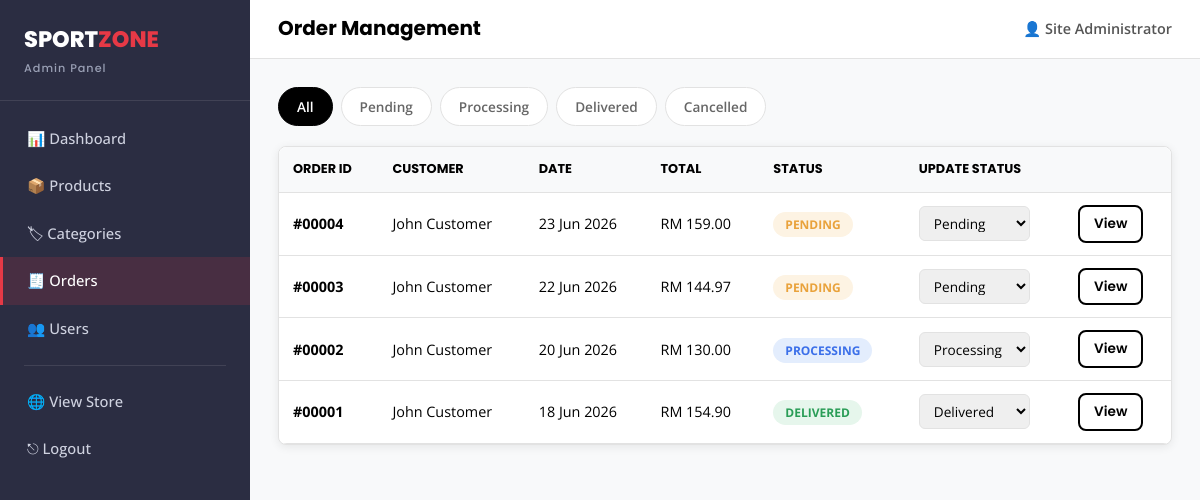
The app's page /admin/orders.php (signed in) with its own data.
### tables this page shows
CREATE TABLE orders (
    order_id        INT AUTO_INCREMENT PRIMARY KEY,
    user_id         INT NOT NULL,
    full_name       VARCHAR(100) NOT NULL,
    phone           VARCHAR(20) NOT NULL,
    address         VARCHAR(255) NOT NULL,
    city            VARCHAR(50) NOT NULL,
    postal_code     VARCHAR(20) NOT NULL,
    payment_method  ENUM('cod','card') NOT NULL DEFAULT 'cod',
    subtotal        DECIMAL(10,2) NOT NULL,
    shipping_fee    DECIMAL(10,2) NOT NULL DEFAULT 0,
    discount_code   VARCHAR(30) DEFAULT NULL,
    discount_amount DECIMAL(10,2) NOT NULL DEFAULT 0,
    total           DECIMAL(10,2) NOT NULL,
    status          ENUM('Pending','Processing','Delivered','Cancelled') NOT NULL DEFAULT 'Pending',
    created_at      TIMESTAMP DEFAULT CURRENT_TIMESTAMP,
    FOREIGN KEY (user_id) REFERENCES users(user_id) ON DELETE CASCADE
);

### includes/functions.php (called while the page is built, shortened)
<?php
function sanitize($data) {
    return htmlspecialchars(trim($data), ENT_QUOTES, 'UTF-8');
}
function money($amount) {
    return CURRENCY . ' ' . number_format((float) $amount, 2);
}

### admin/orders.php (the view, shortened to what this page needs)
<?php
require_once __DIR__ . '/../includes/db_connect.php';
require_once __DIR__ . '/../includes/functions.php';
$filter = $_GET['status'] ?? '';
$where = '';
$sql = "SELECT * FROM orders $where ORDER BY created_at DESC";
$stmt = $conn->prepare($sql);
$stmt->execute();
$orders = $stmt->get_result();
include __DIR__ . '/includes/admin_header.php';
?>
<div class="admin-filter-tabs mb-2">
    <a href="orders.php" class="<?= $filter === '' ? 'active' : '' ?>">All</a>
    <a href="orders.php?status=Pending" class="<?= $filter === 'Pending' ? 'active' : '' ?>">Pending</a>
    <a href="orders.php?status=Processing" class="<?= $filter === 'Processing' ? 'active' : '' ?>">Processing</a>
    <a href="orders.php?status=Delivered" class="<?= $filter === 'Delivered' ? 'active' : '' ?>">Delivered</a>
    <a href="orders.php?status=Cancelled" class="<?= $filter === 'Cancelled' ? 'active' : '' ?>">Cancelled</a>
</div>
<div class="panel" style="padding:0;">
    <div class="table-wrap" style="border:none;">
        <table class="data-table">
            <thead>
                <tr><th>Order ID</th><th>Customer</th><th>Date</th><th>Total</th><th>Status</th><th>Update Status</th><th></th></tr>
            </thead>
            <tbody>
            <?php while ($o = $orders->fetch_assoc()): ?>
                <tr>
                    <td><strong>#<?= str_pad($o['order_id'], 5, '0', STR_PAD_LEFT) ?></strong></td>
                    <td><?= sanitize($o['full_name']) ?></td>
                    <td><?= date('d M Y', strtotime($o['created_at'])) ?></td>
                    <td><?= money($o['total']) ?></td>
                    <td><span class="status-badge status-<?= strtolower($o['status']) ?>"><?= sanitize($o['status']) ?></span></td>
                    <td>
                        <form method="POST" action="orders.php" class="status-form">
                            <select name="status" onchange="this.form.submit()">
                                <?php foreach (['Pending', 'Processing', 'Delivered', 'Cancelled'] as $s): ?>
                                    <option value="<?= $s ?>" <?= $o['status'] === $s ? 'selected' : '' ?>><?= $s ?></option>
                                <?php endforeach; ?>
                            </select>
                        </form>
                    </td>
                    <td><a href="<?= BASE_URL ?>admin/order-details.php?id=<?= $o['order_id'] ?>" class="btn btn-outline btn-sm">View</a></td>
                </tr>
            <?php endwhile; ?>
            </tbody>
        </table>
    </div>
</div>
<?php include __DIR__ . '/includes/admin_footer.php'; ?>

### assets/css/style.css (style rules this page uses)
:root { --color-primary: #000000; --color-white: #ffffff; --color-accent: #E63946; --color-accent-dark: #c92a37; --color-secondary: #2B2D42; --color-bg-light: #F8F9FA; --color-border: #e2e2e2; --color-success: #2a9d57; --color-warning: #e9a23b; --color-danger: #d9363e; --font-heading: 'Poppins', sans-serif; --font-body: 'Open Sans', sans-serif; --radius: 8px; --shadow: 0 2px 10px rgba(0,0,0,0.08); --shadow-hover: 0 8px 20px rgba(0,0,0,0.15); --transition: all 0.2s ease-in-out; }
* { margin: 0; padding: 0; box-sizing: border-box; }
html { scroll-behavior: smooth; }
body { font-family: var(--font-body); color: var(--color-primary); background: var(--color-white); line-height: 1.6; }
a { text-decoration: none; color: inherit; }
.btn { display: inline-block; padding: 12px 28px; border-radius: var(--radius); font-family: var(--font-heading); font-weight: 600; font-size: 0.95rem; transition: var(--transition); text-align: center; }
.btn-outline { background: transparent; border: 2px solid var(--color-primary); color: var(--color-primary); }
.btn-sm { padding: 6px 14px; font-size: 0.85rem; }
.data-table { width: 100%; border-collapse: collapse; background: var(--color-white); }
.data-table th, .data-table td { padding: 12px 14px; text-align: left; border-bottom: 1px solid var(--color-border); font-size: 0.9rem; }
.data-table th { background: var(--color-bg-light); font-family: var(--font-heading); font-size: 0.8rem; text-transform: uppercase; }
.status-badge { padding: 4px 12px; border-radius: 20px; font-size: 0.75rem; font-weight: 700; text-transform: uppercase; }
.status-pending { background: #fdf3e3; color: var(--color-warning); }
.status-processing { background: #e3edfd; color: #3b6fe9; }
.status-delivered { background: #e6f6ec; color: var(--color-success); }
.mb-2 { margin-bottom: 20px; }
.panel { background: var(--color-white); border: 1px solid var(--color-border); border-radius: var(--radius); padding: 24px; margin-bottom: 24px; box-shadow: var(--shadow); }
.table-wrap { overflow-x: auto; border-radius: var(--radius); border: 1px solid var(--color-border); }

### assets/css/admin.css (style rules this page uses)
.admin-body { background: var(--color-bg-light); }
.admin-filter-tabs { display: flex; gap: 8px; flex-wrap: wrap; }
.admin-filter-tabs a { padding: 8px 18px; background: var(--color-white); border: 1px solid var(--color-border); border-radius: 20px; font-size: 0.85rem; font-weight: 600; color: #666; }
.admin-filter-tabs a.active { background: var(--color-primary); color: #fff; border-color: var(--color-primary); }
.status-form select { padding: 6px 10px; border: 1px solid var(--color-border); border-radius: 6px; font-family: var(--font-body); font-size: 0.85rem; }

### records on screen
orders: order_id "00004", full_name "John Customer", created_at "23 Jun 2026", total "RM 159.00", status "PENDING", status "Pending"
orders: order_id "00003", full_name "John Customer", created_at "22 Jun 2026", total "RM 144.97", status "PENDING", status "Pending"
orders: order_id "00002", full_name "John Customer", created_at "20 Jun 2026", total "RM 130.00", status "PROCESSING", status "Processing"
orders: order_id "00001", full_name "John Customer", created_at "18 Jun 2026", total "RM 154.90", status "DELIVERED", status "Delivered"

### other values on screen
$page_title "Order Management"
$admin_name "Site Administrator"
